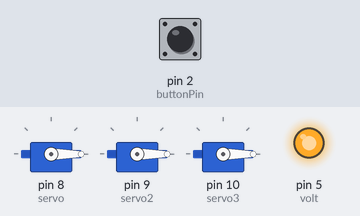
Recording of a sketch running on a simulated Arduino Uno, built with avr-gcc and run on an emulated ATmega328P. On the bench: 3 × servo, output pins drawn as LEDs (lit = HIGH). The test bench sets the inputs (shaded band); at power-on: pin 2 (buttonPin) HIGH.

Above: at 3.2 s.
3.3 s: pin 2 (buttonPin) pulled LOW for 0.15 s
At 3.37 s:
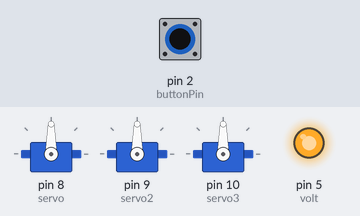
4.9 s: pin 2 (buttonPin) pulled LOW for 3.2 s
At 9.2 s:
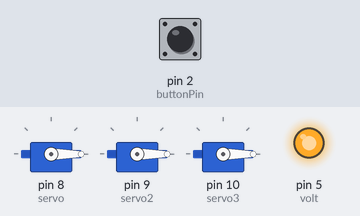
Timing chart, 0 to 10.7 s (numbered marks = the images above; inputs shaded):
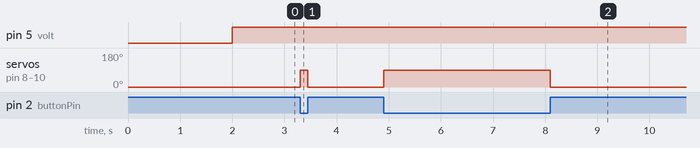

Measured:
- after the input at 3.3 s, servo on pin 8 (servo), servo on pin 9 (servo2), servo on pin 10 (servo3): 0° → 90° at once, → 0° 0.15 s later
- after the input at 4.9 s, servo on pin 8 (servo), servo on pin 9 (servo2), servo on pin 10 (servo3): 0° → 90° at once, → 0° 3.2 s later

The sketch:

Servo.ino
```cpp
#include <Servo.h>

Servo servo;
Servo servo2;
Servo servo3;
const int buttonPin = 2;
const int volt = 5;
int buttonState = 0;

void setup() {
  // put your setup code here, to run once:
  servo.attach(8);
  servo2.attach(9);
  servo3.attach(10);
  servo.write(0);
  servo2.write(0);
  servo3.write(0);
  delay(2000);
  pinMode(buttonPin, INPUT);
  pinMode(volt, OUTPUT);
}

void loop() {
  // put your main code here, to run repeatedly:
  buttonState = digitalRead(buttonPin);
  digitalWrite(volt, HIGH);

  if(buttonState == LOW) {
    servo.write(90);
    servo2.write(90);
    servo3.write(90);

  } else {
    servo.write(0);
    servo2.write(0);
    servo3.write(0);
  }


}
```
